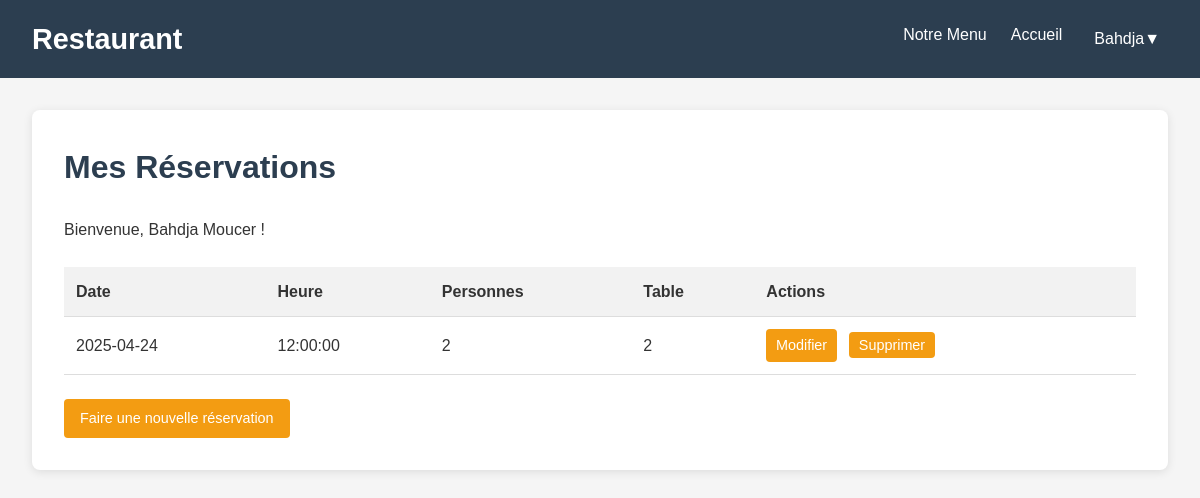
/?url=EspaceClient/dashboard (signed in), run on an earlier commit of the app's database.
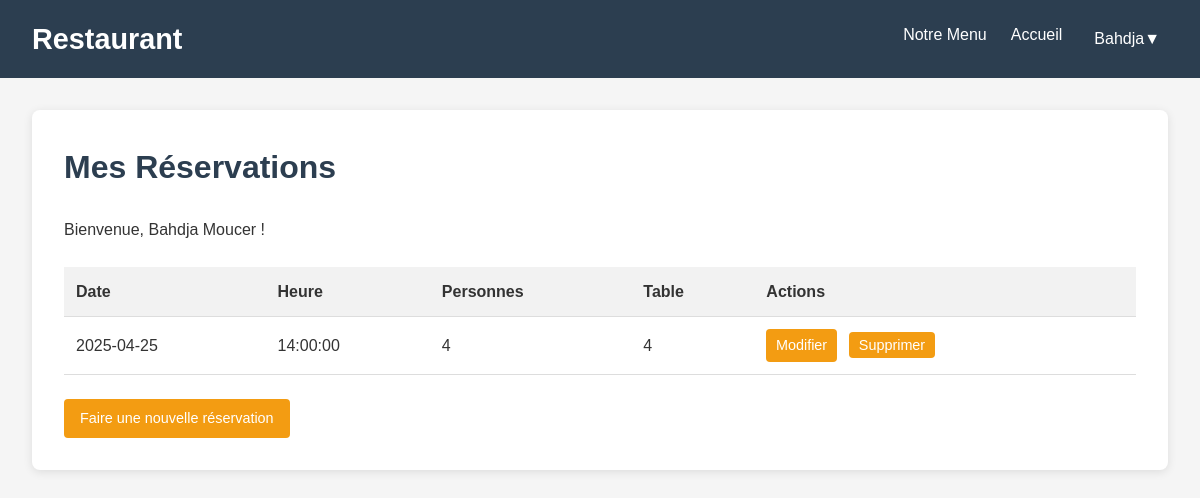
And on a later commit of the database.
### tables this page shows
CREATE TABLE `reservations` (
  `id` int(11) NOT NULL,
  `nom` varchar(100) NOT NULL,
  `prenom` varchar(100) NOT NULL,
  `date_reservation` date NOT NULL,
  `heure` time NOT NULL,
  `nb_personnes` int(11) NOT NULL,
  `created_at` timestamp NOT NULL DEFAULT current_timestamp(),
  `id_table` int(11) NOT NULL,
  `email` varchar(255) NOT NULL,
  `id_client` int(11) DEFAULT NULL
);

### app/Core/controleur.php (called while the page is built)
<?php
class Controleur {
    protected function view($vue, $data = []) {
        extract($data);
        require_once __DIR__ . '/../Vues/' . $vue . '.php';
    }
}

### app/controleurs/EspaceClientControleur.php (called while the page is built, shortened)
<?php
require_once __DIR__ . '/../Core/controleur.php';
require_once __DIR__ . '/../modeles/reservation.php';
class EspaceClientControleur extends Controleur {
    public function dashboard(): void {
        $reservations = Reservation::getByEmail($_SESSION['email']);
        $this->view('client/dashboard', [
            'reservations' => $reservations,
            'email' => $_SESSION['email']
        ]);
    }
}
?>

### app/modeles/reservation.php (called while the page is built, shortened)
<?php
require_once __DIR__ . '/../config/database.php';
class Reservation {
    public static function getByEmail(string $email): array {
        global $pdo;
        $stmt = $pdo->prepare("SELECT * FROM reservations WHERE email = :email ORDER BY date_reservation DESC, heure ASC");
        $stmt->execute(['email' => $email]);
        return $stmt->fetchAll(PDO::FETCH_ASSOC);
    }
}

### app/Vues/client/dashboard.php (the view, shortened to what this page needs)
<!DOCTYPE html>
<html lang="fr">
<head>
    <link rel="stylesheet" href="css/dashboard.css">
</head>
<body>
    <header>
        <div class="logo">Restaurant</div>
        <nav>
            <ul>
                <li><a href="?url=Menu">Notre Menu</a></li>
                <li><a href="?url=Home">Accueil</a></li>
                <li class="menu">
                    <button class="btn toggle"><?php echo htmlspecialchars($_SESSION["prenom"])?>▼</button>
                </li>
            </ul>
        </nav>
    </header>
    <div class="container">
        <section class="section">
            <h1>Mes Réservations</h1>
            <p>Bienvenue, <?php echo htmlspecialchars($_SESSION['prenom'] . ' ' . $_SESSION['nom']); ?> !</p>
            <?php if (!empty($reservations)): ?>
                <table>
                    <thead>
                        <tr>
                            <th>Date</th>
                            <th>Heure</th>
                            <th>Personnes</th>
                            <th>Table</th>
                            <th>Actions</th>
                        </tr>
                    </thead>
                    <tbody>
                        <?php foreach ($reservations as $reservation): ?>
                            <tr>
                                <td><?php echo htmlspecialchars($reservation['date_reservation']); ?></td>
                                <td><?php echo htmlspecialchars($reservation['heure']); ?></td>
                                <td><?php echo htmlspecialchars($reservation['nb_personnes']); ?></td>
                                <td><?php echo htmlspecialchars($reservation['id_table']); ?></td>
                                <td>
                                    <a href="?url=Reservation/edit&id=<?php echo $reservation['id']; ?>" class="btn">Modifier</a>
                                    <form method="POST" action="?url=Reservation/delete" style="display:inline;">
                                        <button type="submit" class="btn btn-delete">Supprimer</button>
                                    </form>
                                </td>
                            </tr>
                        <?php endforeach; ?>
                    </tbody>
                </table>
            <?php else: ?>
                <p>Aucune réservation trouvée.</p>
            <?php endif; ?>
            <a href="?url=Reservation/create" class="btn">Faire une nouvelle réservation</a>
        </section>
    </div>
</body>
</html>

### public/index.php (shortened to what this page needs)
<?php
$url = $_GET['url'] ?? 'Reservation/create';
$url = explode('/', $url);
$controllerName = ucfirst($url[0]) . 'Controleur';
$method = $url[1] ?? 'index';
$controllerPath = '../app/controleurs/' . $controllerName . '.php';
if (file_exists($controllerPath)) {
    $controller = new $controllerName();
    if (method_exists($controller, $method)) {
        $controller->$method();
    } else {
        echo "❌ Méthode '$method' non trouvée dans $controllerName.";
    }
} else {
    echo "❌ Contrôleur '$controllerName' non trouvé.";
}

### public/css/dashboard.css (style rules this page uses)
* { margin: 0; padding: 0; box-sizing: border-box; font-family: 'Arial', sans-serif; }
body { background-color: #f5f5f5; color: #333; line-height: 1.6; }
header { background-color: #2c3e50; color: white; padding: 1rem 2rem; display: flex; justify-content: space-between; align-items: center; }
.logo { font-size: 1.8rem; font-weight: bold; }
nav ul { display: flex; list-style: none; }
nav ul li { margin-left: 1.5rem; }
nav ul li a { color: white; text-decoration: none; transition: color 0.3s; }
.btn { display: inline-block; background-color: #f39c12; color: white; padding: 0.5rem 1rem; border-radius: 4px; text-decoration: none; transition: background-color 0.3s; border: none; cursor: pointer; font-size: 0.9rem; }
.container { max-width: 1200px; margin: 2rem auto; padding: 0 2rem; }
.section { background: white; padding: 2rem; border-radius: 8px; box-shadow: 0 2px 10px rgba(0, 0, 0, 0.1); }
h1 { font-size: 2rem; margin-bottom: 1.5rem; color: #2c3e50; }
table { width: 100%; border-collapse: collapse; margin: 1.5rem 0; }
th, td { padding: 0.75rem; text-align: left; border-bottom: 1px solid #ddd; }
th { background-color: #f2f2f2; font-weight: bold; }
td .btn { margin-right: 0.5rem; padding: 0.3rem 0.6rem; }
.menu { position: relative; }
.menu .toggle { background-color: transparent; color: white; border: none; font-size: 1rem; cursor: pointer; padding: 0.5rem; }

What changed in the data, as far as the page shows it:
removed reservations: date_reservation "2025-04-24", heure "12:00:00", nb_personnes "2", id_table "2"
added reservations: date_reservation "2025-04-25", heure "14:00:00", nb_personnes "4", id_table "4"
